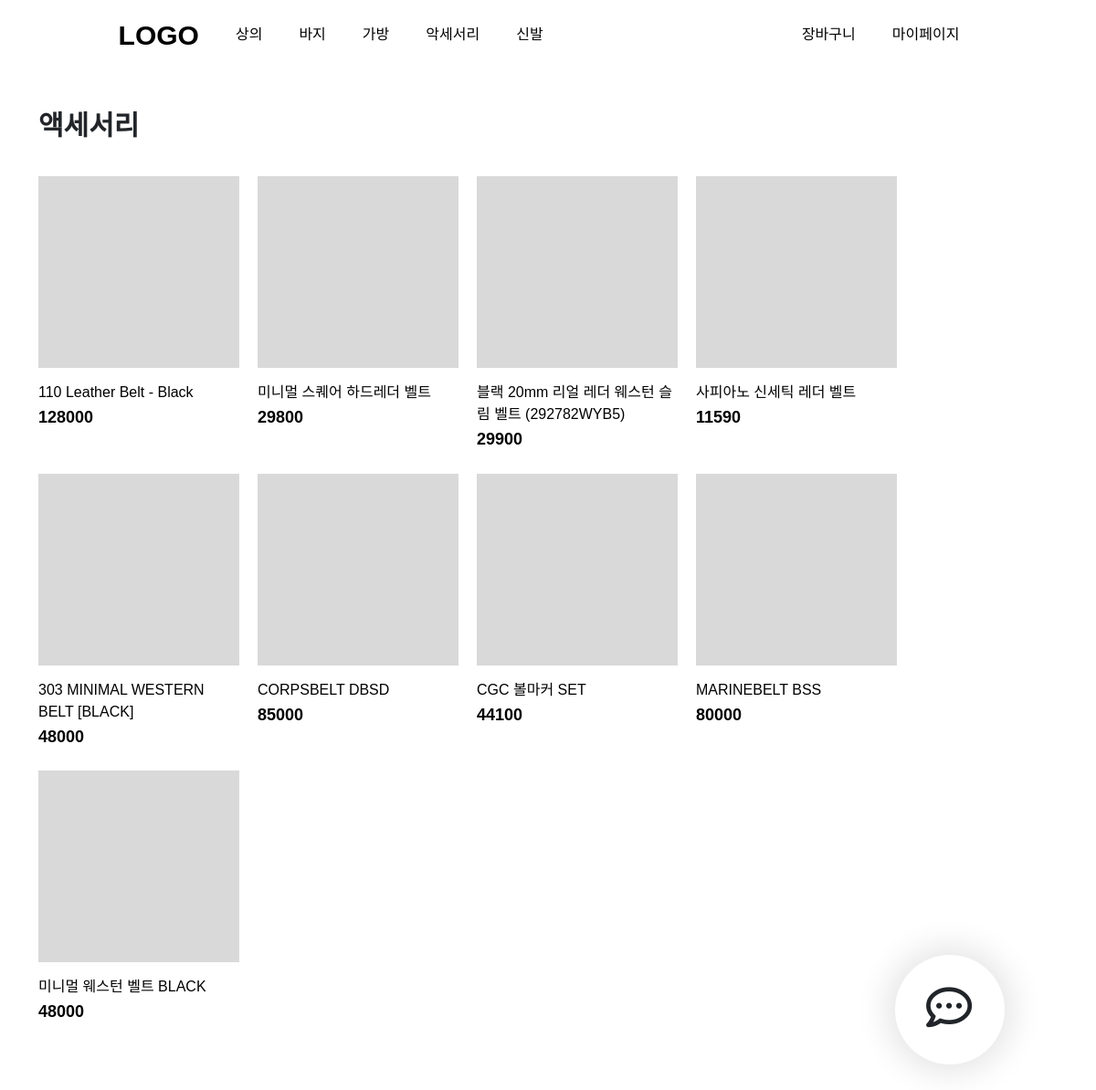
The app's page /list/10/ with its own data.
### shop/models.py (models this page shows, shortened)
class Product_category(models.Model):
    category_code = models.AutoField(primary_key=True)
    category_name = models.CharField(max_length=50)
    class Meta:
       db_table = 'P2_Product_category'
       verbose_name = '상품카테고리'
       verbose_name_plural = '상품카테고리(들)'

class Product(models.Model):
    product_num = models.AutoField(primary_key=True)
    category_code = models.ForeignKey(Product_category, on_delete=models.PROTECT)
    product_price = models.IntegerField()
    product_name = models.CharField(max_length=50)
    product_stock = models.IntegerField(default=0)
    product_date = models.DateField(auto_now_add=True)
    product_rate = models.FloatField(default=0)
    product_image = models.ImageField(null=True, blank=True, upload_to='UploadedFiles')
    product_color = models.CharField(max_length=50, null=True) # 색상 # null 허용
    product_size = models.CharField(max_length=50, null=True)  # 사이즈 # null 허용
    class Meta:
       db_table = 'P2_Product'
       verbose_name = '상품'
       verbose_name_plural = '상품(들)'

### shop/views.py (the view)
# urls.py: path('list/<int:cg>/', views.list, name='list'),
def list(request, cg):
    products = Product.objects.filter(category_code_id=cg).values('product_name', 'product_price').distinct()
    category = Product_category.objects.filter(category_code=cg).values('category_name')
    context = {
        'products' : products,
        'category' : category[0]
    }
    return render(request, 'index.html', context)

### shop/templates/index.html
{% extends "base.html" %}
{% load static %}
{% block contents %}
<h1>{{ category.category_name }}</h1>
<div class="d-flex flex-wrap">
    {% for product in products %}
    <div style="width: 240px;">
        <a href="{% url 'product' product.product_name %}">
            <div class="product">
                <div class="prod_image" style="width: 100%; height: 210px; background-color: #D9D9D9;"></div>
                <div>
                    <p class="prod_name fs-16">{{ product.product_name }}</p>
                    <h2 class="prod_price fs-18">{{ product.product_price }}</h2>
                </div>
            </div>
        </a>
    </div>
    {% endfor %}
</div>
{% endblock %}

### static/bs/css/css.css (style rules this page uses)
body { font-family: 'Noto Sans KR', sans-serif; }
a { text-decoration: none; color: black; }
h1 { font-size: 30px; font-weight: bold; margin-bottom: 37px; }
h2 { font-size: 18px; font-weight: bold; }
.fs-18 { font-size: 18px; }
.fs-16 { font-size: 16px; }
.product { margin-right: 20px; margin-bottom: 26px; }
.prod_image { margin-bottom: 15px; }
.prod_name { margin-bottom: 5px; }

### records on screen
Product_category: category_name "액세서리"
Product: product_name "블랙 20mm 리얼 레더 웨스턴 슬림 벨트 (292782WYB5)", product_price "29900"

### other values on screen
{{ product.product_name }} "110 Leather Belt - Black" "미니멀 스퀘어 하드레더 벨트" "사피아노 신세틱 레더 벨트" "303 MINIMAL WESTERN BELT [BLACK]" "CORPSBELT DBSD" "CGC 볼마커 SET" "MARINEBELT BSS" "미니멀 웨스턴 벨트 BLACK"
{{ product.product_price }} "128000" "29800" "11590" "48000" "85000" "44100" "80000" "48000"
